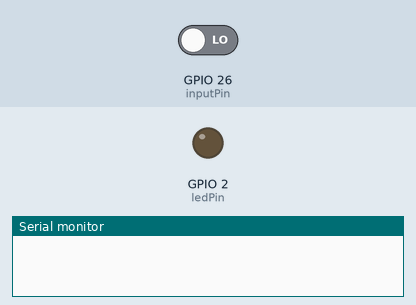
A program run on a simulated ESP32. On the bench: output pins drawn as LEDs (lit = HIGH), the last lines printed to the serial monitor. Inputs (shaded band) come from the test bench; at power-on: GPIO 26 (inputPin) LOW.

Above: at 1.2 s.
1.3 s: GPIO 26 (inputPin) driven HIGH
At 1.9 s:
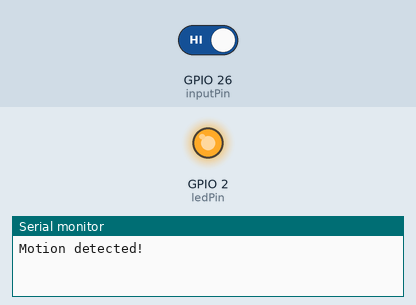
2.8 s: GPIO 26 (inputPin) driven LOW
At 3.1 s:
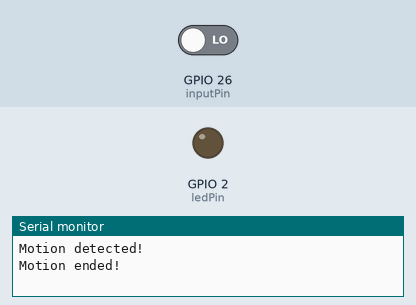
Timing chart, 0 to 5.8 s (numbered marks = the images above; inputs shaded):
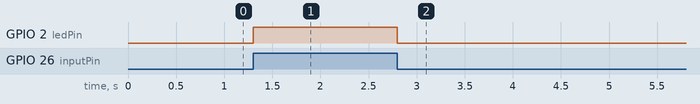

Measured:
- after the input at 1.3 s, GPIO 2 (ledPin): LOW → HIGH at once
- after the input at 2.8 s, GPIO 2 (ledPin): HIGH → LOW at once

The program:

main.cpp
```cpp
#include<Arduino.h>

int ledPin = 2;                // choose the pin for the LED
int inputPin = 26;               // choose the input pin (for PIR sensor)
int pirState = LOW;             // we start, assuming no motion detected
int val = 0;                    // variable for reading the pin status

void setup() {
  pinMode(ledPin, OUTPUT);      // declare LED as output
  pinMode(inputPin, INPUT);     // declare sensor as input

  Serial.begin(9600);
}

void loop(){
  val = digitalRead(inputPin);  // read input value
  if (val == HIGH) {            // check if the input is HIGH
    digitalWrite(ledPin, HIGH);  // turn LED ON
    if (pirState == LOW) {
     Serial.println("Motion detected!");
      pirState = HIGH;
    }
  } else {
    digitalWrite(ledPin, LOW); // turn LED OFF
    if (pirState == HIGH){
      // we have just turned of
      Serial.println("Motion ended!");
      // We only want to print on the output change, not state
      pirState = LOW;
    }
  }
}
```
